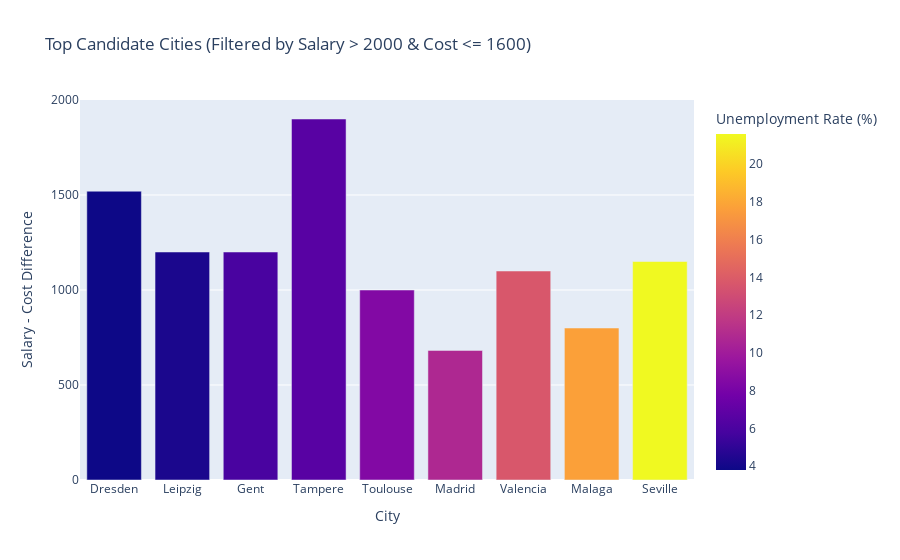

Notebook source saved alongside this figure:
### Code cell
fig = px.bar(
    candidates.head(10),           
    x='City_Name',
    y='Affordability',
    color='Unemployment Rate',      
    title='Top Candidate Cities (Filtered by Salary > 2000 & Cost <= 1600)',
    labels={
        'City_Name': 'City',
        'Affordability': 'Salary - Cost Difference',
        'Unemployment Rate': 'Unemployment Rate (%)'
    }
)

fig.show()

### Figure 1 — Plotly figure (JSON) as saved in the notebook; plotly's stock layout.template omitted (floating-point values rounded to 4 significant figures)
{"data": [{"hovertemplate": "City=%{x}<br>Salary - Cost Difference=%{y}<br>Unemployment Rate (%)=%{marker.color}<extra></extra>", "legendgroup": "", "marker": {"color": [3.8, 4.3, 5.9, 6.6, 8.5, 10.8, 13.7, 17.7, 21.6], "coloraxis": "coloraxis", "pattern": {"shape": ""}}, "name": "", "orientation": "v", "showlegend": false, "textposition": "auto", "type": "bar", "x": ["Dresden", "Leipzig", "Gent", "Tampere", "Toulouse", "Madrid", "Valencia", "Malaga", "Seville"], "xaxis": "x", "y": [1520.0, 1200.0, 1200.0, 1900.0, 1000.0, 682.0, 1100.0, 800.0, 1150.0], "yaxis": "y"}], "layout": {"barmode": "relative", "coloraxis": {"colorbar": {"title": {"text": "Unemployment Rate (%)"}}, "colorscale": [[0, "#0d0887"], [0.1111, "#46039f"], [0.2222, "#7201a8"], [0.3333, "#9c179e"], [0.4444, "#bd3786"], [0.5556, "#d8576b"], [0.6667, "#ed7953"], [0.7778, "#fb9f3a"], [0.8889, "#fdca26"], [1, "#f0f921"]]}, "legend": {"tracegroupgap": 0}, "title": {"text": "Top Candidate Cities (Filtered by Salary > 2000 & Cost <= 1600)"}, "xaxis": {"anchor": "y", "domain": [0, 1], "title": {"text": "City"}}, "yaxis": {"anchor": "x", "domain": [0, 1], "title": {"text": "Salary - Cost Difference"}}}}
